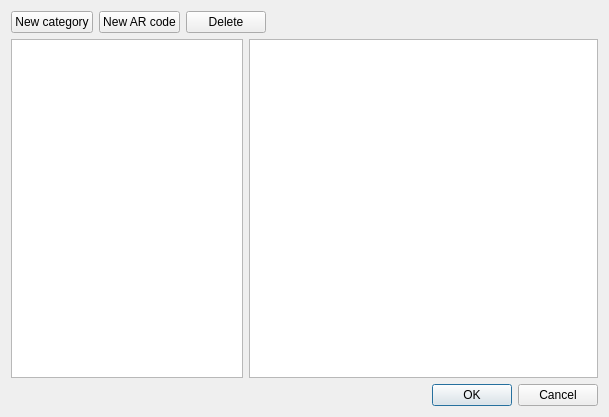
<?xml version="1.0" encoding="UTF-8"?>
<ui version="4.0">
 <class>CheatsDialog</class>
 <widget class="QDialog" name="CheatsDialog">
  <property name="geometry">
   <rect>
    <x>0</x>
    <y>0</y>
    <width>609</width>
    <height>417</height>
   </rect>
  </property>
  <property name="windowTitle">
   <string>Cheat code editor - melonDS</string>
  </property>
  <layout class="QVBoxLayout" name="verticalLayout_2">
   <item>
    <layout class="QHBoxLayout" name="horizontalLayout">
     <property name="sizeConstraint">
      <enum>QLayout::SetDefaultConstraint</enum>
     </property>
     <item>
      <widget class="QPushButton" name="btnNewCat">
       <property name="text">
        <string>New category</string>
       </property>
      </widget>
     </item>
     <item>
      <widget class="QPushButton" name="btnNewARCode">
       <property name="text">
        <string>New AR code</string>
       </property>
      </widget>
     </item>
     <item>
      <widget class="QPushButton" name="btnDeleteCode">
       <property name="text">
        <string>Delete</string>
       </property>
      </widget>
     </item>
     <item>
      <spacer name="horizontalSpacer">
       <property name="orientation">
        <enum>Qt::Horizontal</enum>
       </property>
       <property name="sizeType">
        <enum>QSizePolicy::Expanding</enum>
       </property>
       <property name="sizeHint" stdset="0">
        <size>
         <width>40</width>
         <height>20</height>
        </size>
       </property>
      </spacer>
     </item>
    </layout>
   </item>
   <item>
    <layout class="QHBoxLayout" name="horizontalLayout_2">
     <item>
      <widget class="QTreeView" name="tvCodeList">
       <property name="sizePolicy">
        <sizepolicy hsizetype="Expanding" vsizetype="Expanding">
         <horstretch>2</horstretch>
         <verstretch>0</verstretch>
        </sizepolicy>
       </property>
       <property name="minimumSize">
        <size>
         <width>200</width>
         <height>0</height>
        </size>
       </property>
       <property name="headerHidden">
        <bool>true</bool>
       </property>
      </widget>
     </item>
     <item>
      <widget class="QPlainTextEdit" name="txtCode">
       <property name="sizePolicy">
        <sizepolicy hsizetype="Expanding" vsizetype="Expanding">
         <horstretch>3</horstretch>
         <verstretch>0</verstretch>
        </sizepolicy>
       </property>
       <property name="minimumSize">
        <size>
         <width>200</width>
         <height>0</height>
        </size>
       </property>
      </widget>
     </item>
    </layout>
   </item>
   <item>
    <widget class="QDialogButtonBox" name="buttonBox">
     <property name="standardButtons">
      <set>QDialogButtonBox::Cancel|QDialogButtonBox::Ok</set>
     </property>
    </widget>
   </item>
  </layout>
 </widget>
 <resources/>
 <connections>
  <connection>
   <sender>buttonBox</sender>
   <signal>accepted()</signal>
   <receiver>CheatsDialog</receiver>
   <slot>accept()</slot>
   <hints>
    <hint type="sourcelabel">
     <x>304</x>
     <y>396</y>
    </hint>
    <hint type="destinationlabel">
     <x>304</x>
     <y>208</y>
    </hint>
   </hints>
  </connection>
  <connection>
   <sender>buttonBox</sender>
   <signal>rejected()</signal>
   <receiver>CheatsDialog</receiver>
   <slot>reject()</slot>
   <hints>
    <hint type="sourcelabel">
     <x>304</x>
     <y>396</y>
    </hint>
    <hint type="destinationlabel">
     <x>304</x>
     <y>208</y>
    </hint>
   </hints>
  </connection>
 </connections>
</ui>
